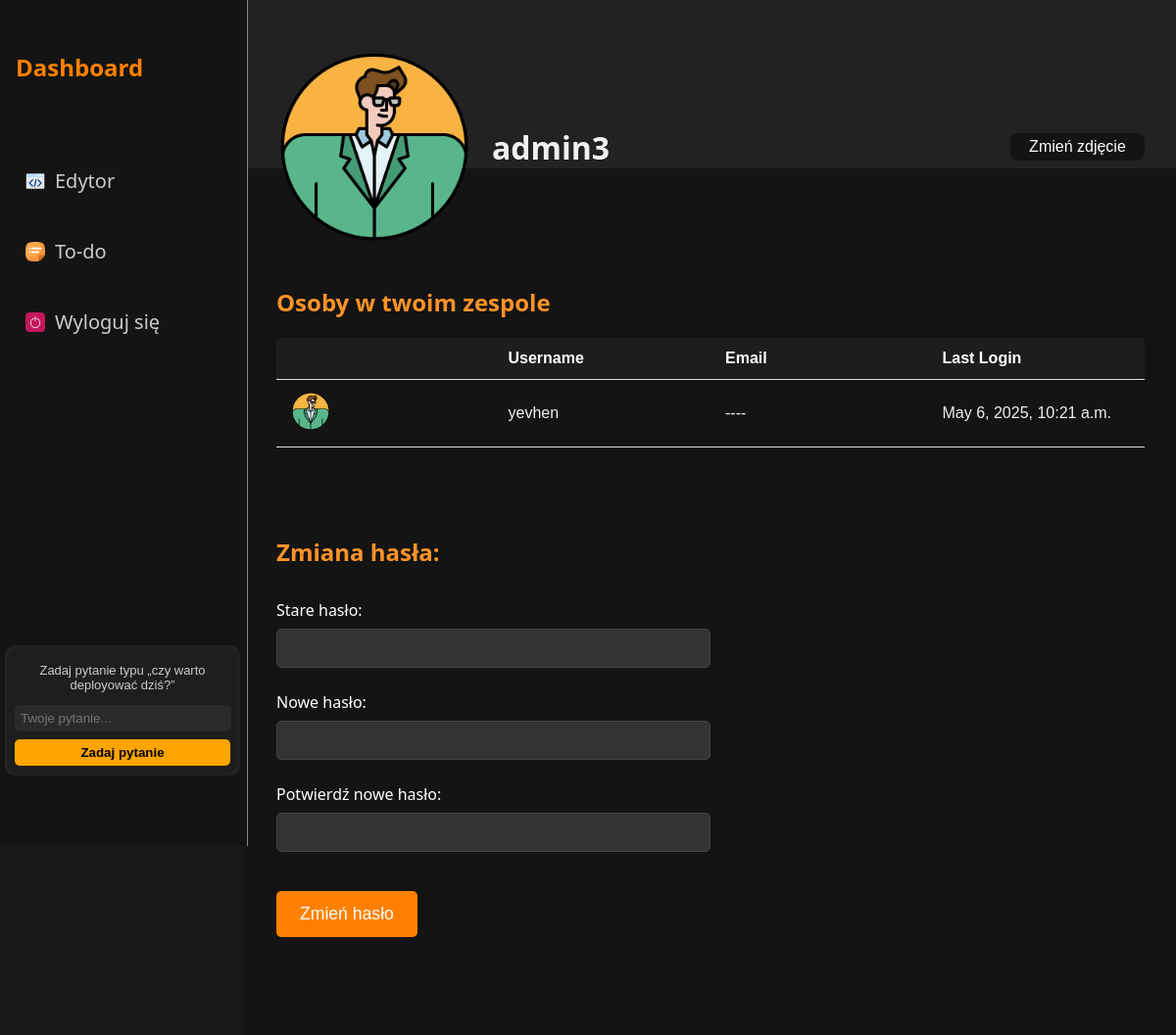
The page /profile/ (signed in) on the database as committed earlier.
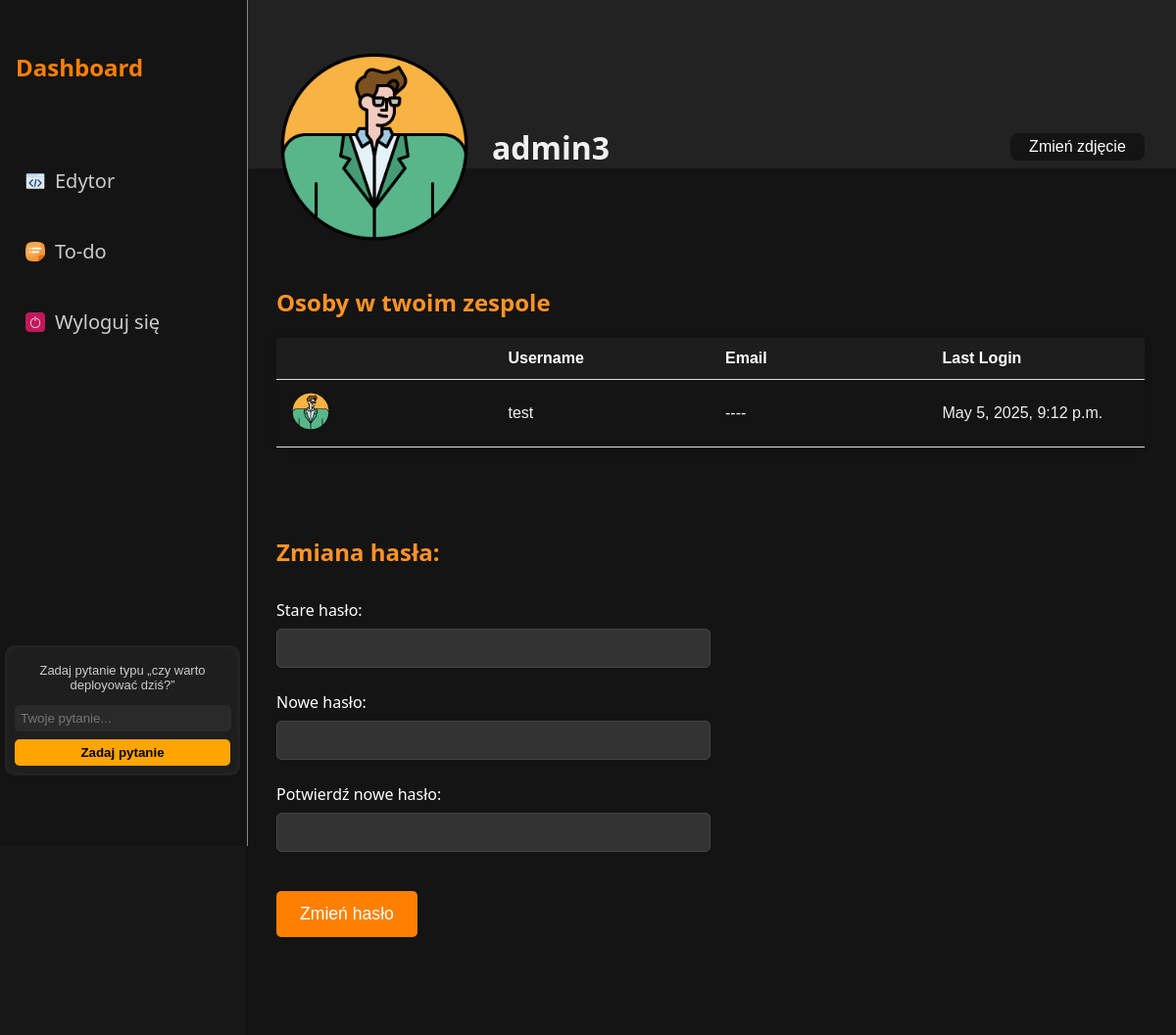
The same page on the database as committed later.
### todo/models.py (models this page shows, shortened)
class UserForProject(models.Model):
    user = models.OneToOneField(User, on_delete=models.CASCADE)
    friend_id = models.IntegerField(null=True, blank=True)
    avatar = models.CharField(max_length=255, default='avatars/avatar.png')

### main/views.py (the view, shortened to what this page needs)
# urls.py: path('profile/', views.profile_view, name='profile'),
@login_required
def profile_view(request):
    if request.method == 'POST' and request.POST.get('password'):
        form = PasswordChangeForm(user=request.user, data=request.POST)
        if form.is_valid():
            form.save()
            update_session_auth_hash(request, form.user)
            return redirect('profile')
    else:
        form = PasswordChangeForm(user=request.user)
    cur_user = UserForProject.objects.get(user_id=request.user.id)
    all_users = UserForProject.objects.all()
    users_with_same_friend_id = all_users.filter(friend_id=cur_user.friend_id)
    users_with_user_as_friend = all_users.filter(friend_id=request.user.id)
    if cur_user.friend_id:
        try:
            op_user = UserForProject.objects.get(user_id=cur_user.friend_id)
        except UserForProject.DoesNotExist:
            op_user = None
    else:
        op_user = None
    if cur_user.friend_id:
        team = list(users_with_same_friend_id) + list(users_with_user_as_friend) + [op_user]
        team = [user for user in team if user and user.user_id != request.user.id]
        team = list({user.id: user for user in team}.values())
    else:
        team = []
    if not team:
        team = None
    return render(request, 'dashboard.html', {'user': request.user, 'team': team, 'form': form, 'ava': cur_user.avatar})

### main/templates/dashboard.html (shortened to what this page needs)
{% load static %}
<!DOCTYPE html>
<html lang="en">
<head>
    <link rel="stylesheet" href="{% static 'styles/dashboard.css' %}">
</head>
<body>
    <div class="container">
        <aside class="sidebar">
            <h2 style='margin-right: 30px;'>Dashboard</h2>
            <nav>
                <ul>
                    <li><a href="{% url 'edytor' %}"><img src='{% static "img/code.png"%}'>Edytor</a></li>
                    <li><a href="{% url 'todo' %}"><img src='{% static "img/todo_logo.png"%}'>To-do</a></li>
                    <li><a href="{% url 'logout' %}" id='logout'><img src='{% static "img/logout.png"%}'>Wyloguj się</a></li>
                </ul>
            </nav>
            <div id="yesno-widget">
                <p id="yesno-desc">Zadaj pytanie typu „czy warto deployować dziś?”</p>
                <input type="text" id="yesno-input" placeholder="Twoje pytanie..." />
                <button onclick="askYesNo()">Zadaj pytanie</button>
            </div>
        </aside>
        <main class="main">
            <header class="header">
                <div class="header-left">
                    <img src="{% static ava %}" alt="Avatar" class="avatar">
                    <h1> {{ user.username }}</h1>
                </div>
                <button class='avatar-btn' type="button" onclick="document.getElementById('avatarInput').click();">Zmień zdjęcie</button>
            </header>
            <section class="content">
                <h2>Osoby w twoim zespole</h2>
                <table class="team-table">
                    <thead>
                        <tr>
                            <th></th>
                            <th>Username</th>
                            <th>Email</th>
                            <th>Last Login</th>
                        </tr>
                    </thead>
                    <tbody>
                        {% if team %}
                            {% for member in team %}
                                <tr>
                                    <td><img src="{% static member.avatar %}" alt="Avatar" class="member-avatar"></td>
                                    <td>{{ member.user.username }}</td>
                                    {% if member.user.email %}<td><a href='mailto:{{ member.user.email }}'>{{ member.user.email }}</a></td>{% else %}<td>----</td>{% endif %}
                                    <td>{{ member.user.last_login }}</td>
                                </tr>
                            {% endfor %}
                        {% else %}
                            <tr>
                                <td colspan='4' style='text-align: center;'> brak </td>
                            </tr>
                        {% endif %}
                    </tbody>
                </table>
                <h2>Zmiana hasła:</h2>
                <form method="post">
                    <div class="form-row">
                        <label for="{{ form.old_password.id_for_label }}">Stare hasło:</label>
                        {{ form.old_password }}
                    </div>
                    <div class="form-row">
                        <label for="{{ form.new_password1.id_for_label }}">Nowe hasło:</label>
                        {{ form.new_password1 }}
                    </div>
                    <div class="form-row">
                        <label for="{{ form.new_password2.id_for_label }}">Potwierdź nowe hasło:</label>
                        {{ form.new_password2 }}
                    </div>
                    <button type="submit">Zmień hasło</button>
                </form>
            </section>
        </main>
    </div>
</body>
</html>

Rows that differ between the two databases and show on the page:
no longer on this page (row edited): UserForProject: avatar (placeholder picture), user.username "yevhen", user.last_login "May 6, 2025, 10:21 a.m."
now on this page (row edited): UserForProject: avatar (placeholder picture), user.username "test", user.last_login "May 5, 2025, 9:12 p.m."
